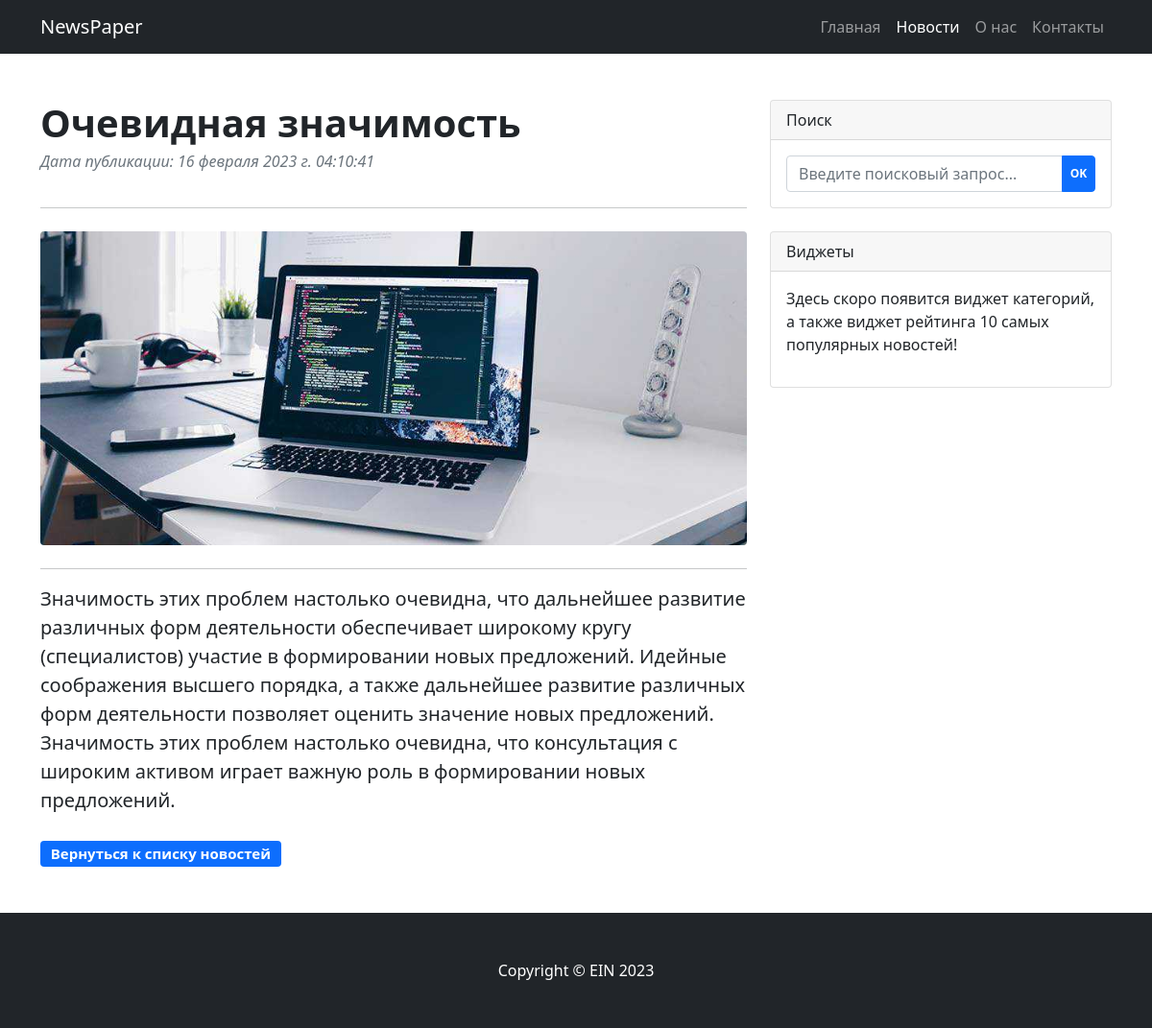
The page /news/2 on the database its author committed.
### newspaper/models.py (models this page shows, shortened)
class Post(models.Model):
    authorArticle = models.ForeignKey(Author, on_delete=models.CASCADE, verbose_name="Автор")
    news = 'NW'
    article = 'AR'
    CATEGORY_CHOICES = (
        (news, 'Новость'),
        (article, 'Статья'),
    )
    categoryType = models.CharField(max_length=2, choices=CATEGORY_CHOICES, default=article, verbose_name="Категория")
    dateCreated = models.DateTimeField(auto_now_add=True)
    postCategory = models.ManyToManyField(Category, through='PostCategory')
    title = models.CharField(max_length=128, unique=True, verbose_name="Заголовок")
    text = models.TextField(verbose_name="Текст поста")
    rating = models.SmallIntegerField(default=0, verbose_name="Рейтинг поста")

### newspaper/views.py (the view)
# urls.py: path('<int:pk>', PostList.as_view(), name='post'),  # pk — первичный ключ поста, который будет выводиться в шаблон
class PostList(DetailView):
    model = Post
    template_name = 'post.html'
    context_object_name = 'post'

### newspaper/templatetags/custom_filters.py (called while the page is built)
@register.filter(name='censor')
def censor(value, arg):
    bList = ['черт', 'хрен']
    vEdit = value
    result = ''
    for w in bList:
        vTemp = vEdit.lower().replace(w, arg * len(w))
        vEdit = vTemp
    for i in range(0, len(value)):
        if (value[i] != vEdit[i]):
            result += vEdit[i].upper()
        else:
            result += vEdit[i]
    return result

### templates/post.html (shortened to what this page needs)
{% extends 'flatpages/default.html' %}
{% load static %}
{% load custom_filters %}
{% block idpage %}news{% endblock %}
{% block header %}
{{ post.title|censor:'*' }}
{% endblock %}
{% block count %}
Дата публикации: {{ post.dateCreated|date:'d E Y г. H:i:s' }}
{% endblock %}
{% block image %}
{% static 'assets/new.jpg' %}
{% endblock %}
{% block content %}
<hr>
<p class="fs-5 mb-4">{{ post.text|censor:'*' }}</p>
<p class="block-btn"><a class="btn" href="/news">Вернуться к списку новостей</a></p>
{% endblock content %}

### templates/flatpages/default.html (shortened to what this page needs)
{% load static %}
<!DOCTYPE html>
<html lang="ru">
<head>
    <link href="{% static 'css/styles.css' %}" rel="stylesheet" />
    <link href="{% static 'css/mystyles.css' %}" rel="stylesheet" />
</head>
<body data-id-page="{% block idpage %}{% endblock %}">
    <div class="wrapper">
        <nav class="navbar navbar-expand-lg navbar-dark bg-dark">
            <div class="container">
                <a class="navbar-brand" href="{% url 'home' %}">NewsPaper</a>
                <div class="collapse navbar-collapse" id="navbarSupportedContent">
                    <ul class="navbar-nav ms-auto mb-2 mb-lg-0">
                        <li class="nav-item"><a class="nav-link" href="{% url 'home' %}" data-id-nav="home">Главная</a></li>
                        <li class="nav-item"><a class="nav-link" href="/news/" data-id-nav="news">Новости</a></li>
                        <li class="nav-item"><a class="nav-link" href="/about/" data-id-nav="about">О нас</a></li>
                        <li class="nav-item"><a class="nav-link" href="/contacts/" data-id-nav="contacts">Контакты</a></li>
                    </ul>
                </div>
            </div>
        </nav>
        <div class="container mt-5">
            <div class="row">
                <div class="col-lg-8">
                    <article>
                        <header class="mb-4 header-hr">
                            <h1 class="fw-bolder mb-1">{% block header %}{% endblock %}</h1>
                            <div class="text-muted fst-italic mb-2">{% block count %}{% endblock %}</div>
                        </header>
                        <figure class="mb-4"><img class="img-fluid rounded"
                                src="{% block image %}{% endblock image %}" alt="..." /></figure>
                        <section class="mb-5 post-content">
                                {% block content %}{% endblock %}
                        </section>
                    </article>
                </div>
                <div class="col-lg-4 widget-bottom">
                    <div class="card mb-4">
                        <div class="card-header">Поиск</div>
                        <div class="card-body">
                            <div class="input-group">
                                <input class="form-control" type="text" placeholder="Введите поисковый запрос..."
                                    aria-label="Введите поисковый запрос..." aria-describedby="button-search" />
                                <button class="btn btn-primary" id="button-search" type="button">OK</button>
                            </div>
                        </div>
                    </div>
                    <div class="card mb-4 block-bottom">
                        <div class="card-header">Виджеты</div>
                        <div class="card-body">
                            <p>Здесь скоро появится виджет категорий,
                            а также виджет рейтинга 10 самыx популярныx новостей!</p>
                        </div>
                    </div>
                </div>
            </div>
        </div>
        <footer class="py-5 bg-dark footer">
            <div class="container">
                <p class="m-0 text-center text-white">Copyright &copy; EIN 2023</p>
            </div>
        </footer>
    </div>
</body>
</html>

### static/css/mystyles.css (style rules this page uses)
html, body { height: 100%; }
.wrapper { display: flex; flex-direction: column; min-height: 100%; }
.container { flex: 1 0 auto; }
.footer { flex: 0 0 auto; }
.nav-item a.active { color:#fff; }
.text-muted.fst-italic.mb-2 { padding-bottom: 4px; }
.btn { border-radius: 0.25rem; color: #fff; background-color: #0d6efd; padding: 0.31em 0.65em 0.35em 0.65em; font-size: 0.75em; font-weight: 700; line-height: 1; }
.mb-5.post-content p { font-size: 20px; }
.header-hr { border-bottom: 1px solid #c7c9ca; }

### rows shown on the page
Post: title|censor "Очевидная значимость", dateCreated "16 февраля 2023 г. 04:10:41", text|censor "Значимость этих проблем настолько очевидна, что дальнейшее развитие различных форм деятельности обеспечивает широкому кругу (специалистов) участие в формировании новых предложений. Идейные соображения высшего порядка, а также дальнейшее развитие различных форм деятельности позволяет оценить значение новых предложений. Значимость этих проблем настолько очевидна, что консультация с широким активом играет важную роль в формировании новых предложений."
